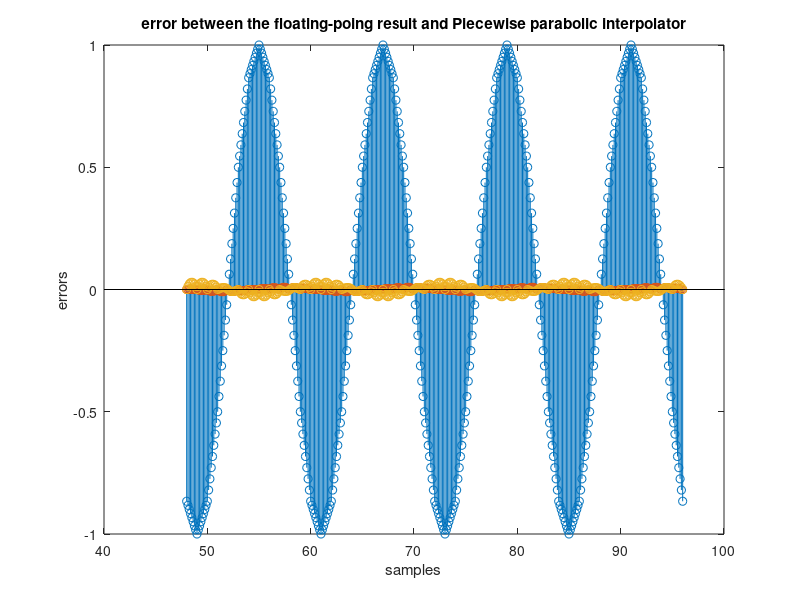

Write the MATLAB code that produced this figure.
%% Procedure3

fi = 5;
Ts = 1; 

% floating-point results 
floating_x3 = zeros (1, 385);

for i = 1:385 % 48~96
    floating_x3(1,i) = cos(2*pi*((i+383)*Ts/(96*Ts) + fi/12));
end

% sampled inputs
x3 = zeros(1,52);
mm = linspace(48,96,49);
linear_mm = linspace(48,96,385);

u =0;
u_step = 1/8;

for i = 1:52 % 47 ~ 98
    x3(1,i)=cos(2*pi*((i+46)*Ts/(12*Ts) + fi/12));
end

% declare error matrix
error_linear = zeros(1,385);
error_second = zeros(1,385);
error_piecewise = zeros(1,385);

%% linear interporter

linear_x3 = zeros(1,385);

u = 0;

for i =9:393
    m = floor((i-1)/8)+1;
    linear_x3(1,i-8) = u*x3(m+1) + (1-u)*x3(m);
    if (u>(6/8))
        u = 0;
    else 
        u = u+u_step;
    end
end

error_linear = floating_x3 - linear_x3; 

stem (linear_mm,linear_x3);
% subplot(211),plot(mm,x3(2:50));
% subplot(212),plot(linear_mm, floating_x3);
% stem (linear_mm ,error_linear);
title('error between the floating-poing result and linear interpolator')
xlabel('samples'),ylabel('errors')
hold on

%% Second order

Second_order_x3 = zeros(1,385);
Second_order_mm = linspace(48,96,385);

u = 0;

for i = 9:393
    C0 = ((1-u)*(2-u))/2;
    C_1 = u*(2-u);
    C_2 = -u*(1-u)/2;
    m = floor((i-1)/8)+1;
    Second_order_x3(1,i-8) = C0*x3(1,m) + C_1*x3(1,m+1) + C_2*x3(1,m+2);
    if (u>(6/8))
        u = 0;
    else 
        u = u+u_step;
    end
end

error_second = floating_x3 - Second_order_x3; 


% stem (Second_order_mm,Second_order_x3)
stem(Second_order_mm, error_second);
title('error between the floating-poing result and Second order interpolator')
xlabel('samples'),ylabel('errors')
hold on

%% Piecewise parabolic interpolator 

Piecewise_parabolic_x3 = zeros(1,385);
Piecewise_parabolic_mm3 = linspace(48,96,385);

% impluse = [ 0 0 0 1 0 0 0 0 ];
u = 0;
a = 0.5;

for i = 9:393
    C_1 = -a*u + a*u*u;
    C_0 = 1 + (a-1)*u - a*u*u;
    C_11 = (a+1)*u - a*u*u;
    C_12 = -a*u + a*u*u;
    m = floor((i-1)/8)+1;
    Piecewise_parabolic_x3(1,i-8) = C_1*x3(1,m-1) + C_0*x3(1,m) ...
                                  + C_11*x3(1,m+1) + C_12*x3(m+2);
    if (u>(6/8))
        u = 0;
    else 
        u = u+u_step;
    end
end

error_piecewise = floating_x3 - Piecewise_parabolic_x3; 

% stem (Piecewise_parabolic_mm3,Piecewise_parabolic_x3)
stem(Piecewise_parabolic_mm3, error_piecewise);
title('error between the floating-poing result and Piecewise parabolic interpolator')
xlabel('samples'),ylabel('errors')
